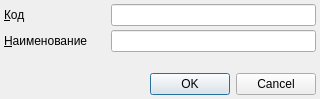
<?xml version="1.0" encoding="UTF-8"?>
<ui version="4.0">
 <class>RBEquipmentClassEditorDialog</class>
 <widget class="QDialog" name="RBEquipmentClassEditorDialog">
  <property name="geometry">
   <rect>
    <x>0</x>
    <y>0</y>
    <width>320</width>
    <height>99</height>
   </rect>
  </property>
  <property name="windowTitle">
   <string>ChangeMe!</string>
  </property>
  <property name="sizeGripEnabled">
   <bool>false</bool>
  </property>
  <layout class="QGridLayout">
   <property name="margin">
    <number>4</number>
   </property>
   <property name="spacing">
    <number>4</number>
   </property>
   <item row="0" column="0">
    <widget class="QLabel" name="lblCode">
     <property name="sizePolicy">
      <sizepolicy hsizetype="Maximum" vsizetype="Preferred">
       <horstretch>0</horstretch>
       <verstretch>0</verstretch>
      </sizepolicy>
     </property>
     <property name="text">
      <string>&amp;Код</string>
     </property>
     <property name="buddy">
      <cstring>edtCode</cstring>
     </property>
    </widget>
   </item>
   <item row="1" column="0">
    <widget class="QLabel" name="lblName">
     <property name="sizePolicy">
      <sizepolicy hsizetype="Maximum" vsizetype="Preferred">
       <horstretch>0</horstretch>
       <verstretch>0</verstretch>
      </sizepolicy>
     </property>
     <property name="text">
      <string>&amp;Наименование</string>
     </property>
     <property name="buddy">
      <cstring>edtName</cstring>
     </property>
    </widget>
   </item>
   <item row="2" column="0">
    <spacer>
     <property name="orientation">
      <enum>Qt::Vertical</enum>
     </property>
     <property name="sizeHint" stdset="0">
      <size>
       <width>103</width>
       <height>16</height>
      </size>
     </property>
    </spacer>
   </item>
   <item row="4" column="0" colspan="3">
    <widget class="QDialogButtonBox" name="buttonBox">
     <property name="standardButtons">
      <set>QDialogButtonBox::Cancel|QDialogButtonBox::Ok</set>
     </property>
    </widget>
   </item>
   <item row="1" column="1" colspan="2">
    <widget class="QLineEdit" name="edtName"/>
   </item>
   <item row="0" column="1" colspan="2">
    <widget class="QLineEdit" name="edtCode"/>
   </item>
  </layout>
 </widget>
 <tabstops>
  <tabstop>edtCode</tabstop>
  <tabstop>edtName</tabstop>
  <tabstop>buttonBox</tabstop>
 </tabstops>
 <resources/>
 <connections>
  <connection>
   <sender>buttonBox</sender>
   <signal>accepted()</signal>
   <receiver>RBEquipmentClassEditorDialog</receiver>
   <slot>accept()</slot>
   <hints>
    <hint type="sourcelabel">
     <x>206</x>
     <y>108</y>
    </hint>
    <hint type="destinationlabel">
     <x>206</x>
     <y>62</y>
    </hint>
   </hints>
  </connection>
  <connection>
   <sender>buttonBox</sender>
   <signal>rejected()</signal>
   <receiver>RBEquipmentClassEditorDialog</receiver>
   <slot>reject()</slot>
   <hints>
    <hint type="sourcelabel">
     <x>206</x>
     <y>108</y>
    </hint>
    <hint type="destinationlabel">
     <x>206</x>
     <y>62</y>
    </hint>
   </hints>
  </connection>
 </connections>
</ui>
